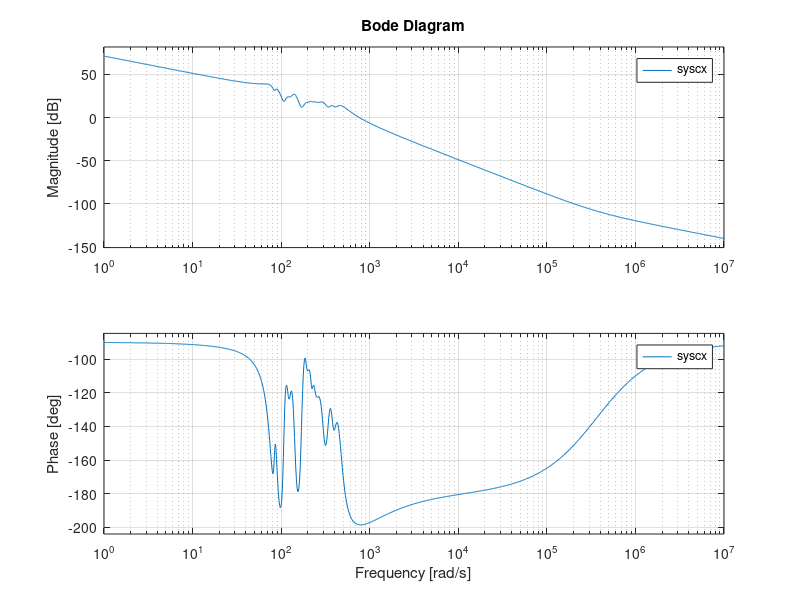

Write the MATLAB code that produced this figure. (Note: this script raises an error after producing the figure.)
% 3 axis model

% x axis
Z_x = {[-3.64*10^5; -500.21; -35.88+400.76i; -35.88-400.76i; -30.46-336.23i; -30.46+336.23i; -27.47-249.8i; ...
    -27.47+249.8i; -10.78-223.56i; -10.78+223.56i; -14.06-195.13i; -14.06+195.13i; -10.59-169.44i; ...
    -10.59+169.44i; -8.83-124.71i; -8.83+124.71i; -5.33-106.87i; -5.33+106.87i; -3.36-83.93i; -3.36+83.93i]};
P_x = {[0; -69.73-459.64i; -69.73+459.64i; -30.53-378.98i; -30.53+378.98i; -32.59-297.99i; -32.59+297.99i; ...
    -21.14-239.36i; -21.14+239.36i; -10.64-220.02i; -10.64+220.02i; -10.67-192.24i; -10.67+192.24i; ...
    -10.45-141.63i; -10.45+141.63i; -8.52-119.75i; -8.52+119.75i; -6.05-86.78i; -6.05+86.78i; ...
    -12.02-79.09i; -12.02+79.09i]};
syscx = zpk(Z_x, P_x, 1);

Kp_x = 300;
Ki_x = 100;
Kd_x = 0.1;

tfP_x = tf(syscx);

C_x = pid(Kp_x,Ki_x,Kd_x);
T_x = feedback(tfP_x,C_x);

bode(syscx)

% y axis
Z_y = {[-148.20; -49.24-526.52i; -49.24+526.52i; -42.06-87.01i; -42.06+87.01i]};
P_y = {[0; -78.54-533.34i; -78.54+533.34i; -213.42-151.47i; -213.42+151.47i; -43.31-87.19i; -43.31+87.19i]};
syscy = zpk(Z_y, P_y, 1);
syscy = syscy*exp(tf([-0.000726 0],1))

bode(syscy,{0.1,1000})

% z axis
Z_z = {[-473.51; -119.02]};
P_z = {[0; -989.06; -266.22-157.81i; -266.22+157.81i]};
syscz = zpk(Z_z, P_z, 1);
syscz = syscz*exp(tf([-0.000746 0],1))

bode(syscz,{0.1,1000}) 